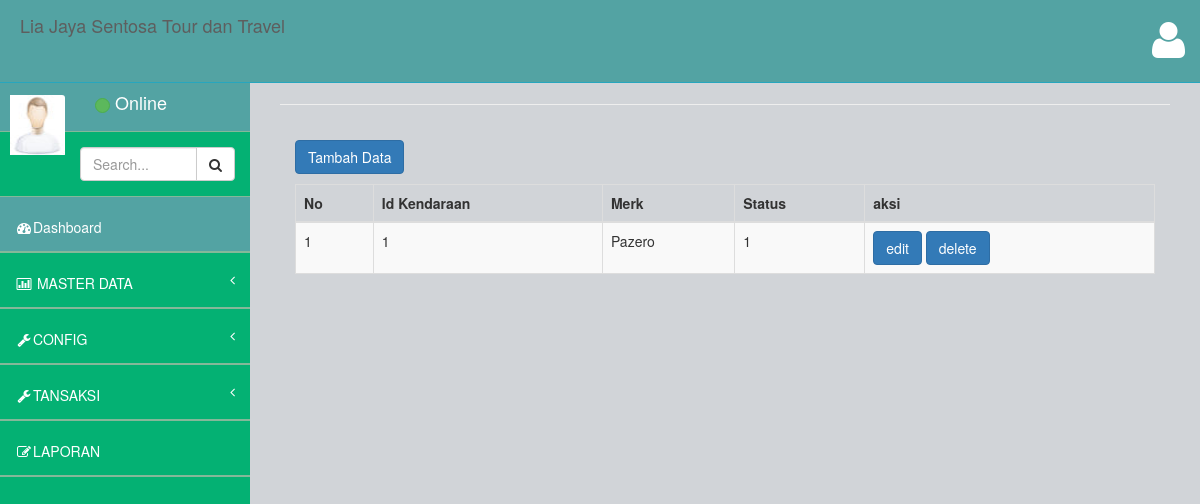
The app's page /index.php/kendaraan, older data.
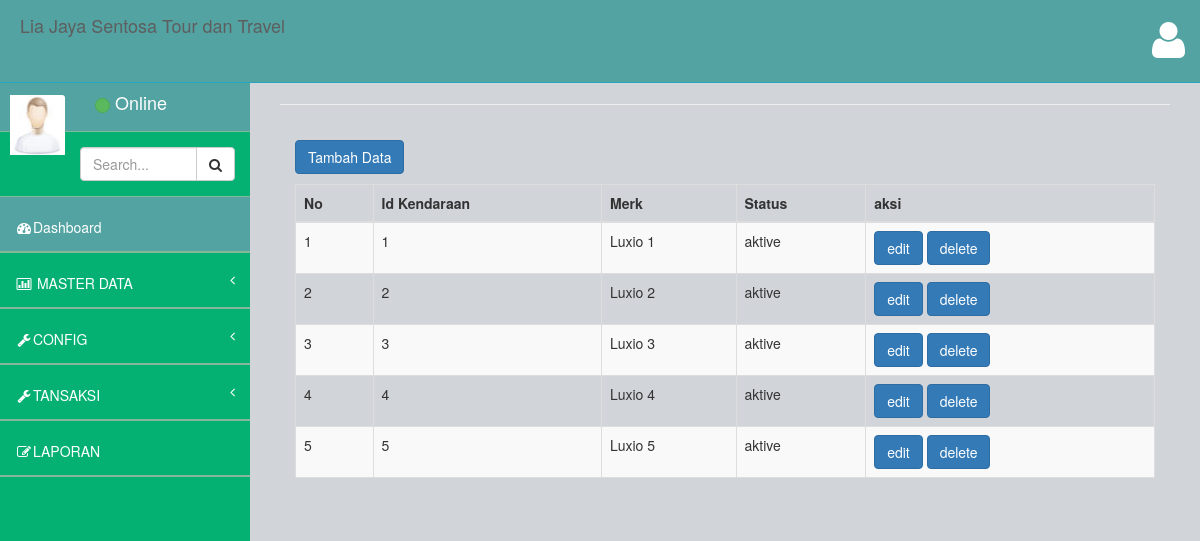
The same page, newer data.
### tables this page shows
CREATE TABLE `kendaraan` (
  `idkendaraan` int(11) NOT NULL,
  `merk` varchar(50) DEFAULT NULL,
  `status` varchar(50) DEFAULT NULL,
  `plat` varchar(100) NOT NULL
);

### application/controllers/kendaraan.php (called while the page is built, shortened)
<?php
class Kendaraan extends CI_Controller {
	function __construct(){
		$this->load->model('m_kendaraan');
    }
	public function index()
	{
		$data['menu']		='menu.php';
		$data['content']	='kendaraan/v_datakendaraan.php';
		$data['data']		=$this->db->get('kendaraan');
		$this->load->view('home.php',$data);
	}
 }

### index.php (called while the page is built, shortened)
<?php
require_once BASEPATH.'core/CodeIgniter.php';

### application/views/kendaraan/v_datakendaraan.php (the view, shortened to what this page needs)
<body>
    <div class="panel-body">
    <a href="<?php echo base_url('index.php/kendaraan/tambah');?>" class= "btn btn-primary btn-small">Tambah Data</a>
    <p>
        <div class="table-responsive">
            <table class="table table-striped table-bordered table-hover" id="dataTables-example">
                <thead>
                    <tr>
                    <th>No</th>
                    <th>Id Kendaraan</th>
                    <th>Merk</th>
                    <th>Status</th>
                    <th>aksi</th>
                </thead>
            <tbody>
                   <tr>
                    <?php
                      $no = 1;
                      foreach ($data->result() as $row) {
                    ?>
                        <td><?php echo $no++; ?></td>
                        <td><?php echo $row->idkendaraan;?></td>
                        <td><?php echo $row->merk;?></td>
                        <td><?php echo $row->status;?></td>
                        <td>
                            <a class="btn btn-primary" href="<?php echo base_url('index.php/kendaraan/edit/'.$row->idkendaraan);?>">edit</a>
                            <a class="btn btn-primary" href="<?php echo base_url('index.php/kendaraan/hapus/'.$row->idkendaraan);?>">delete</a>
                   </tr>
                </td>
            </div>
        <?php }?>
    </div>
    </div>

### application/views/home.php (shortened to what this page needs)
<!DOCTYPE html>
<html>
<head>
    <link href="<?php echo base_url('assets/plugins/bootstrap/bootstrap.css');?>" rel="stylesheet" />
    <link href="<?php echo base_url('assets/css/bootstrap.min.css');?>" rel="stylesheet" />
    <link href="<?php echo base_url('assets/font-awesome/css/font-awesome.css');?>" rel="stylesheet" />
    <link href="<?php echo base_url('assets/plugins/pace/pace-theme-big-counter.css');?>" rel="stylesheet" />
    <link href="<?php echo base_url('assets/css/style.css');?>" rel="stylesheet" />
    <link href="<?php echo base_url('assets/css/main-style.css');?>" rel="stylesheet" />
    <link href="<?php echo base_url('assets/plugins/morris/morris-0.4.3.min.css');?>" rel="stylesheet" />
	<link href="<?php echo base_url() ?>assets/css/bootstrap-datetimepicker.css" rel="stylesheet" />
	<link href="<?php echo base_url() ?>assets/css/datepicker.css" rel="stylesheet" />
   </head>
<body>
    <div id="wrapper">
        <nav class="navbar navbar-default navbar-fixed-top" role="navigation" id="navbar">
            <div class="navbar-header">
                <a class="navbar-brand"> Lia Jaya Sentosa Tour dan Travel</a>
            </div>
            <ul class="nav navbar-top-links navbar-right">
                <li class="dropdown">
                    <a class="dropdown-toggle" data-toggle="dropdown" href="#">
                        <i class="fa fa-user fa-3x"></i>
                    </a>
                </li>
            </ul>
        </nav>
        <nav class="navbar-default navbar-static-side" role="navigation">
            <div class="sidebar-collapse">
                <ul class="nav" id="side-menu">
                    <li>
                        <div class="user-section">
                            <div class="user-section-inner">
                                <img src="<?php echo base_url('assets/img/user.jpg');?>" alt="">
                            </div>
                            <div class="user-info">
                                <div class="user-text-online">
                                    <span class="user-circle-online btn btn-success btn-circle "></span>&nbsp;Online
                                </div>
                            </div>
                        </div>
                    </li>
                    <li class="sidebar-search">
                        <div class="input-group custom-search-form">
                            <input type="text" class="form-control" placeholder="Search...">
                            <span class="input-group-btn">
                                <button class="btn btn-default" type="button">
                                    <i class="fa fa-search"></i>
                                </button>
                            </span>
                        </div>
                        <?php include $menu;?>
        </nav>
        <div id="page-wrapper">
            <div class="row">
                <div class="col-lg-12">
                    <h1 class="page-header"></h1>
                </div>
      		</div>
            <?php $this->load->view(isset($content) ? $content :"dashboard/dashboard"); ?>
        </div>
</body>
</html>

### application/views/menu.php (shortened to what this page needs)
               </li>
               <li class="selected">
                   <a href="<?php echo base_url();?>home"><i class="fa fa-dashboard fa-fw"></i>Dashboard</a>
               </li>
               <li>
                   <a href=""><i class="fa fa-bar-chart-o fa-fw"></i> MASTER DATA<span class="fa arrow"></span></a>
               </li>
               <li>
                   <a href="#"><i class="fa fa-wrench fa-fw"></i>CONFIG<span class="fa arrow"></span></a>
               </li>
               <li>
               <a href="#"><i class="fa fa-wrench fa-fw"></i>TANSAKSI<span class="fa arrow"></span></a>
               </li>
<li>
                   <a href="<?php echo site_url("transaksi/laporan"); ?>"><i class="fa fa-edit fa-fw"></i>LAPORAN</a>
               </li>
         </div>

### assets/css/style.css (style rules this page uses)
body { background-color: #f8f8f8; }
#wrapper { width: 100%; margin-top: 55px!important; background-color:#04B173; }
#page-wrapper { padding: 0 15px; min-height: 568px; background-color:rgb(209, 212, 216); }
.navbar-static-side ul li { border-bottom:1px solid #84B899 !important; }
.navbar-top-links li { display: inline-block; }
.navbar-top-links li:last-child { margin-right: 15px; }
.navbar-top-links li a { padding: 20px; min-height: 50px; }
.sidebar-search { padding: 15px; }
.arrow { float: right; }
.fa.arrow:before { content: "\f104"; }
@media (min-width:768px) { .navbar-static-side { z-index: 1; position: absolute; width: 250px; } }
.btn-circle { width: 30px; height: 30px; padding: 6px 0; border-radius: 15px; text-align: center; font-size: 12px; line-height: 1.428571429; }

### assets/css/main-style.css (style rules this page uses)
.user-section-inner { height: 65px; width: 65px; -moz-border-radius: 3px; -webkit-border-radius: 3px; border-radius: 3px; overflow: hidden; display: inline-block; float: left; margin-right: 15px; margin-top: 20px; }
.user-section-inner img { margin-left:10px; width:55px; height:60px; }
.user-info { display: block; color:#000!important; display: inline-block; padding: 15px; margin-bottom: 0px }
.user-text-online { font-size:18px; color:#fff }
.user-circle-online { width: 15px!important; height: 15px!important; }
.navbar-top-links > li > a { color: #FFFFFF; }
.nav > li > a { padding: 20px 15px; }
#side-menu { background-color:#04B173; }
#side-menu a { color:#fff; border-bottom: 1px solid #84B899 !important; height: 55px; }
.selected { background-color:rgb(83, 163, 163); }
#navbar { background-color:rgb(83, 163, 163); }
.navbar-brand { padding-left:20px; }
.navbar-default { border-color: #27A6BE; }
@media (min-width:768px) { #page-wrapper { position: inherit; margin: 0 0 0 250px; padding: 0 30px; min-height: 1000px; } }

Row changes from the older to the newer data that the page shows:
changed kendaraan id 1: merk "Pazero" → "Luxio 1"; status "1" → "aktive"
added kendaraan: idkendaraan "2", merk "Luxio 2", status "aktive"
added kendaraan: idkendaraan "3", merk "Luxio 3", status "aktive"
added kendaraan: idkendaraan "4", merk "Luxio 4", status "aktive"
added kendaraan: idkendaraan "5", merk "Luxio 5", status "aktive"
